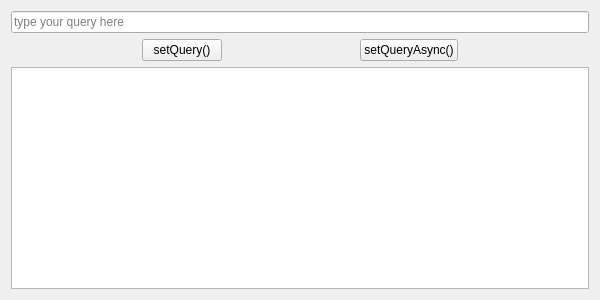
<?xml version="1.0" encoding="UTF-8"?>
<ui version="4.0">
 <class>ModelDemoWidget</class>
 <widget class="QWidget" name="ModelDemoWidget">
  <property name="geometry">
   <rect>
    <x>0</x>
    <y>0</y>
    <width>600</width>
    <height>300</height>
   </rect>
  </property>
  <property name="windowTitle">
   <string>Form</string>
  </property>
  <layout class="QVBoxLayout" name="verticalLayout">
   <item>
    <widget class="QLineEdit" name="leQuery">
     <property name="placeholderText">
      <string>type your query here</string>
     </property>
    </widget>
   </item>
   <item>
    <layout class="QHBoxLayout" name="horizontalLayout">
     <item>
      <spacer name="horizontalSpacer">
       <property name="orientation">
        <enum>Qt::Horizontal</enum>
       </property>
       <property name="sizeHint" stdset="0">
        <size>
         <width>40</width>
         <height>20</height>
        </size>
       </property>
      </spacer>
     </item>
     <item>
      <widget class="QPushButton" name="pbSetQuery">
       <property name="text">
        <string>setQuery()</string>
       </property>
      </widget>
     </item>
     <item>
      <spacer name="horizontalSpacer_2">
       <property name="orientation">
        <enum>Qt::Horizontal</enum>
       </property>
       <property name="sizeHint" stdset="0">
        <size>
         <width>40</width>
         <height>20</height>
        </size>
       </property>
      </spacer>
     </item>
     <item>
      <widget class="QPushButton" name="pbSetQueryAsync">
       <property name="text">
        <string>setQueryAsync()</string>
       </property>
      </widget>
     </item>
     <item>
      <spacer name="horizontalSpacer_3">
       <property name="orientation">
        <enum>Qt::Horizontal</enum>
       </property>
       <property name="sizeHint" stdset="0">
        <size>
         <width>40</width>
         <height>20</height>
        </size>
       </property>
      </spacer>
     </item>
    </layout>
   </item>
   <item>
    <widget class="QTableView" name="tvResults"/>
   </item>
  </layout>
 </widget>
 <resources/>
 <connections>
  <connection>
   <sender>leQuery</sender>
   <signal>returnPressed()</signal>
   <receiver>pbSetQueryAsync</receiver>
   <slot>click()</slot>
   <hints>
    <hint type="sourcelabel">
     <x>299</x>
     <y>18</y>
    </hint>
    <hint type="destinationlabel">
     <x>408</x>
     <y>47</y>
    </hint>
   </hints>
  </connection>
 </connections>
</ui>
